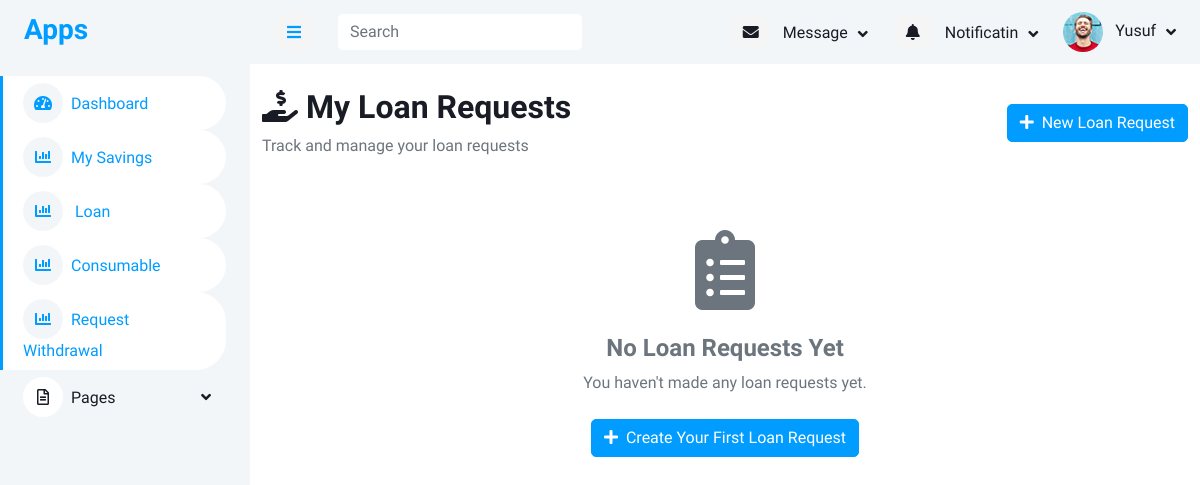
The page /my_loan_requests/ (signed in) on the database as committed earlier.
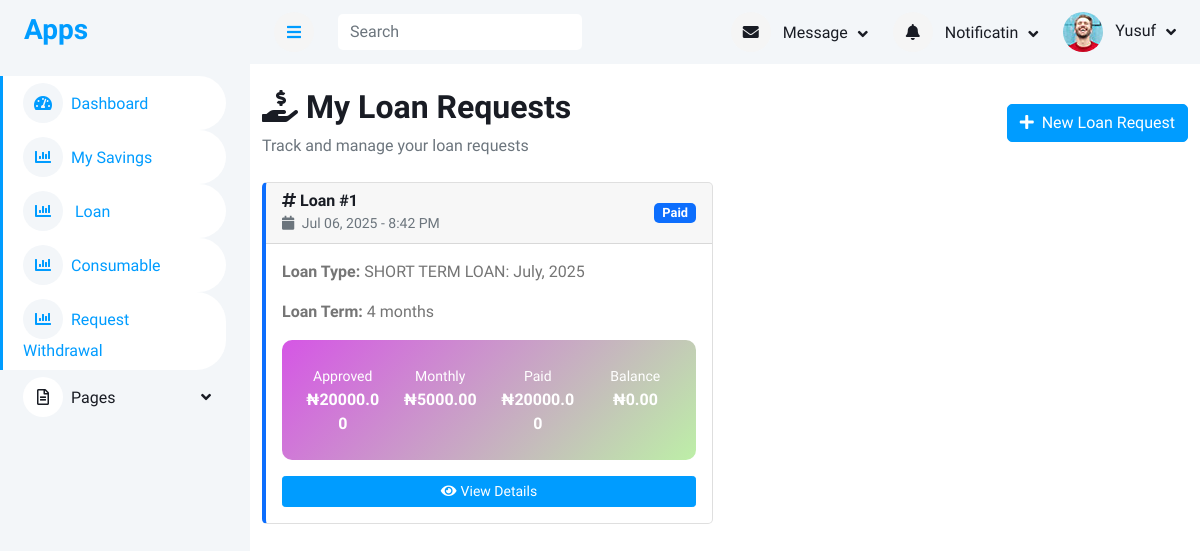
The same page on the database as committed later.
### loan/models.py (models this page shows, shortened)
class LoanRequest(models.Model):
    member = models.ForeignKey(Member, on_delete=models.CASCADE, related_name="loan_requests")
    loan_type = models.ForeignKey(LoanType, on_delete=models.SET_NULL, null=True, blank=True)
    amount = models.DecimalField(max_digits=10, decimal_places=2)
    approved_amount = models.DecimalField(max_digits=10, decimal_places=2, null=True, blank=True)
    loan_term_months = models.PositiveIntegerField()
    application_date = models.DateField(default=today_date)
    approval_date = models.DateField(null=True, blank=True)
    status = models.CharField(max_length=20,choices=[ ("pending", "Pending"),("approved", "Approved"),("rejected", "Rejected"),  ("paid", "paid") ], default="pending",)
    rejection_reason = models.TextField(blank=True, null=True)
    file_one = models.ImageField(upload_to='file_one', blank=True, null=True)
    bank_name = models.ForeignKey(BankName,on_delete=models.CASCADE)
    bank_code = models.ForeignKey(BankCode,on_delete=models.CASCADE)
    account_number  = models.CharField(max_length=100)
    guarantor = models.ForeignKey(Member, on_delete=models.SET_NULL, null=True, blank=True, related_name="guaranteed_loans")
    guarantor_accepted = models.BooleanField(default=False)
    created_by = models.ForeignKey(User,on_delete=models.CASCADE)
    approved_by = models.ForeignKey(User, on_delete=models.SET_NULL, null=True, blank=True, related_name='approved_loan')
    date_created = models.DateTimeField(auto_now_add=True)
    @property
    def monthly_payment(self):
        if self.approved_amount and self.loan_term_months > 0:
            total_payment = self.approved_amount
            return total_payment / self.loan_term_months
        return None  # Or handle the case where approved_amount or loan_term_months is not set

class LoanType(models.Model):
    name = models.CharField(max_length=100)
    description = models.TextField(blank=True, null=True)
    max_amount = models.DecimalField(max_digits=12, decimal_places=2, null=True, blank=True)
    max_loan_term_months = models.PositiveIntegerField(null=True, blank=True)
    created_by = models.ForeignKey(User,on_delete=models.CASCADE)

### memberapp/views.py (the view)
# urls.py: path('my_loan_requests/', views.my_loan_requests, name='my_loan_requests'),
def my_loan_requests(request):
    member = request.user.member
    loan_requests = LoanRequest.objects.filter(member=member).exclude(status='Rejected').order_by('-date_created')
    loan_data = []
    for loan in loan_requests:
        approved_amount = loan.approved_amount or 0
        total_paid = sum(repay.amount_paid for repay in loan.repaybacks.all())
        balance = approved_amount - total_paid
        monthly_payment = loan.monthly_payment or 0
        loan_data.append({
            'loan': loan,
            'approved_amount': approved_amount,
            'total_paid': total_paid,
            'balance': balance,
            'monthly_payment': monthly_payment,
        })
    return render(request, 'member/my_loan_requests.html', {'loan_data': loan_data})

### templates/member/my_loan_requests.html (shortened to what the changed rows need)
{% extends 'base/base.html' %}
{% block content %}
    <div class="container mt-4">
        <div class="d-flex justify-content-between align-items-center mb-4">
            <div>
                <h2><i class="fas fa-hand-holding-usd me-2"></i>My Loan Requests</h2>
            </div>
        </div>
        {% if loan_data %}
            <div class="row">
                {% for entry in loan_data %}
                    {% with loan=entry.loan %}
                    <div class="col-md-6 mb-4">
                        <div class="card request-card {{ loan.status|lower }}">
                            <div class="card-header d-flex justify-content-between align-items-center">
                                <div>
                                    <h6 class="mb-0">
                                        <i class="fas fa-hashtag me-1"></i>Loan #{{ loan.id }}
                                    </h6>
                                    <small class="text-muted">
                                        <i class="fas fa-calendar me-1"></i>
                                        {{ loan.date_created|date:"M d, Y - g:i A" }}
                                    </small>
                                </div>
                                <span class="badge status-badge status-{{ loan.status|lower }}">
                                    {{ loan.status|title }}
                                </span>
                            </div>
                            <div class="card-body">
                                <p><strong>Loan Type:</strong> {{ loan.loan_type.name }}</p>
                                <p><strong>Loan Term:</strong> {{ loan.loan_term_months }} months</p>
                                <div class="financial-summary p-4 mt-2 mb-3">
                                    <div class="row text-center">
                                        <div class="col-3">
                                            <small>Approved</small>
                                            <div><strong>₦{{ entry.approved_amount|floatformat:2 }}</strong></div>
                                        </div>
                                        <div class="col-3">
                                            <small>Monthly</small>
                                            <div><strong>₦{{ entry.monthly_payment|floatformat:2 }}</strong></div>
                                        </div>
                                        <div class="col-3">
                                            <small>Paid</small>
                                            <div><strong>₦{{ entry.total_paid|floatformat:2 }}</strong></div>
                                        </div>
                                        <div class="col-3">
                                            <small>Balance</small>
                                            <div><strong>₦{{ entry.balance|floatformat:2 }}</strong></div>
                                        </div>
                                    </div>
                                </div>
                                <div class="d-flex gap-2">
                                  <a href="{% url 'member_loan_request_detail' entry.loan.id %}" class="btn btn-primary btn-sm flex-fill">
                                        <i class="fas fa-eye me-1"></i>View Details
                                    </a>
                                </div>
                            </div>
                        </div>
                    </div>
                    {% endwith %}
                {% endfor %}
            </div>
        {% else %}
            <div class="text-center py-5">
                <div class="mb-4">
                    <i class="fas fa-clipboard-list fa-5x text-muted"></i>
                </div>
                <h4 class="text-muted">No Loan Requests Yet</h4>
                <p class="text-muted mb-4">You haven't made any loan requests yet.</p>
                <a href="" class="btn btn-primary">
                    <i class="fas fa-plus me-2"></i>Create Your First Loan Request
                </a>
            </div>
        {% endif %}
    </div>
{% endblock content %}

Rows that differ between the two databases and show on the page:
added LoanRequest: loan.id "1", loan.date_created "Jul 06, 2025 - 8:42 PM", loan.status "Paid", loan.loan_type.name "SHORT TERM LOAN: July, 2025", loan.loan_term_months "4", approved_amount "20000.00", monthly_payment "5000.00", total_paid "20000.00", balance "0.00"
Other text that changed with them:
text no longer shown: "No Loan Requests Yet You haven't made any loan requests yet. Create Your First Loan Request"
